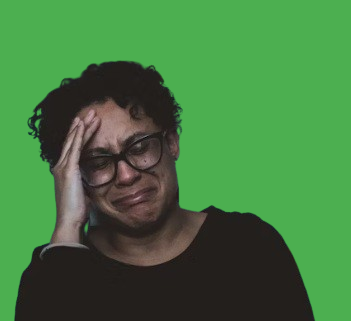
#> input picture img/man_crying.png, 351 x 321 px
$ python project01.py
#> lines starting #> are read from the running program, lines starting #| are printed output that depends on the picture; after the words box and inside, x2 and y2 are one past the last pixel; in counts of white or black regions, pixels touching at a corner belong together
import cv2
import numpy as np
import matplotlib.pylab as plt

# 크로마키 배경 사진과 합성할 배경 사진 읽기
img1 = cv2.imread('../img/man_crying.png')
#> img1 is the input picture: shape (321, 351, 3); mean B, G, R 65.4, 122, 68
img2 = cv2.imread('../img/mbape_smiling.jpg')
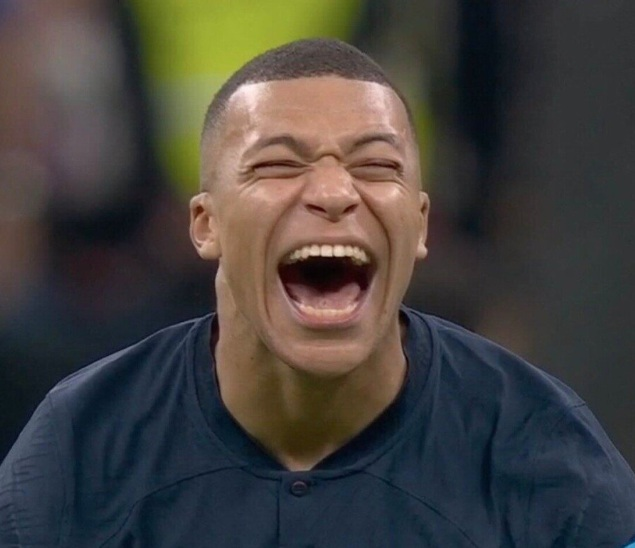
#> input picture img/mbape_smiling.jpg, 635 x 548 px
#> img2 is the input picture: shape (548, 635, 3); mean B, G, R 62.1, 65.4, 68.2

# 좌표 계산
height1, width1 = img1.shape[:2]
#> height1 = 321; width1 = 351
height2, width2 = img2.shape[:2]
#> height2 = 548; width2 = 635

# 중앙에서 왼쪽으로 살짝 이동
x = (width2 - width1)//5
#> x = 56
y = height2 - height1
#> y = 227
w = x + width1
#> w = 407
h = y + height1
#> h = 548

# 크로마키 배경 영상에서 크로마키 영역을 10픽셀 정도로 지정
chromakey = img1[:10, :10, :]
offset = 20

# 크로마키 영역과 영상 전체를 HSV로 변경
hsv_chroma = cv2.cvtColor(chromakey, cv2.COLOR_BGR2HSV)
hsv_img = cv2.cvtColor(img1, cv2.COLOR_BGR2HSV)
#> hsv_img: shape (321, 351, 3); mean H, S, V 44.7, 106.8, 125.6

# 크로마키 영역의 H값에서 offset 만큼 여유를 두어서 범위 지정
# offset 값은 여러차례 시도 후 결정
# chroma_h = hsv_chroma[0]
chroma_h = hsv_chroma[:,:,0]
lower = np.array([chroma_h.min()-offset, 100, 100])
#> lower = [41, 100, 100]
upper = np.array([chroma_h.max()+offset, 255, 255])
#> upper = [81, 255, 255]

# 마스크 생성 및 마스킹 후 합성
mask = cv2.inRange(hsv_img, lower, upper)
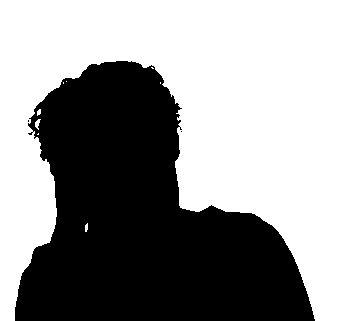
#> mask: shape (321, 351); 58.2% white; 3 black regions (2 under 20 px), largest, box (x1, y1, x2, y2) and area: (15, 61, 315, 321) 47107
mask_inv = cv2.bitwise_not(mask)
roi = img2[y:h, x:w]
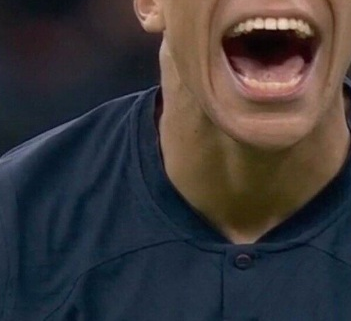
#> roi: shape (321, 351, 3); mean B, G, R 57.6, 56, 59.4
fg = cv2.bitwise_and(img1, img1, mask=mask_inv)
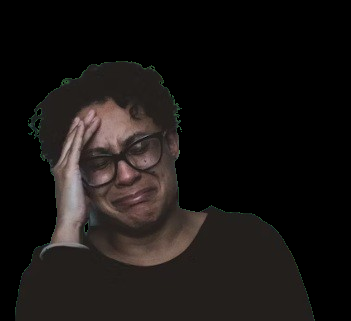
#> fg: shape (321, 351, 3); mean B, G, R 18.9, 20.4, 23.8
bg = cv2.bitwise_and(roi, roi, mask=mask)
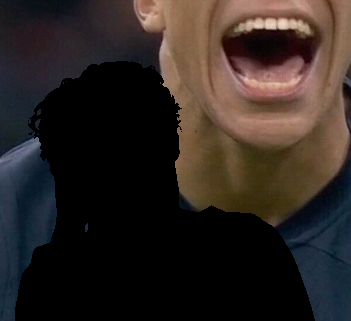
#> bg: shape (321, 351, 3); mean B, G, R 33.8, 37.8, 45.9
img2[y:h, x:w] = fg + bg
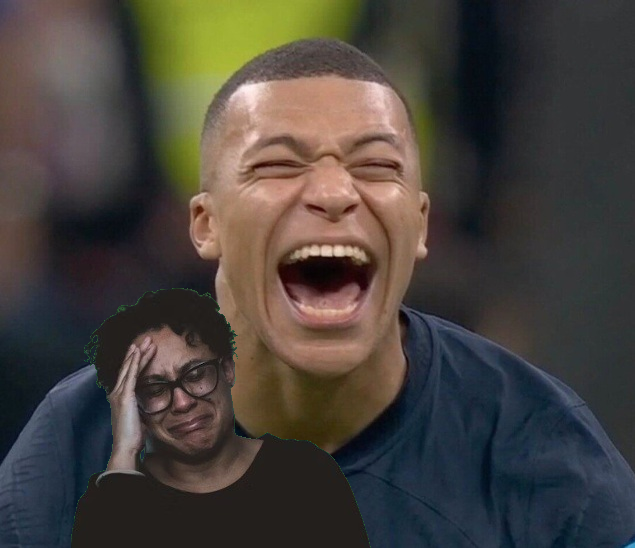
#> img2: shape (548, 635, 3); 13.54% of pixels changed, all inside (x1, y1, x2, y2) = (71, 288, 371, 548)

# 결과 출력
cv2.imshow('finished', img2)

# 이미지 저장
cv2.imwrite('../img/finished.jpg', img2)

# 이미지가 성공적으로 저장되었는지 확인
if cv2.imwrite('../img/finished.jpg', img2):
    print("이미지 저장 성공!")
else:
    print("이미지 저장 실패!")

cv2.waitKey()
cv2.destroyAllWindows()
